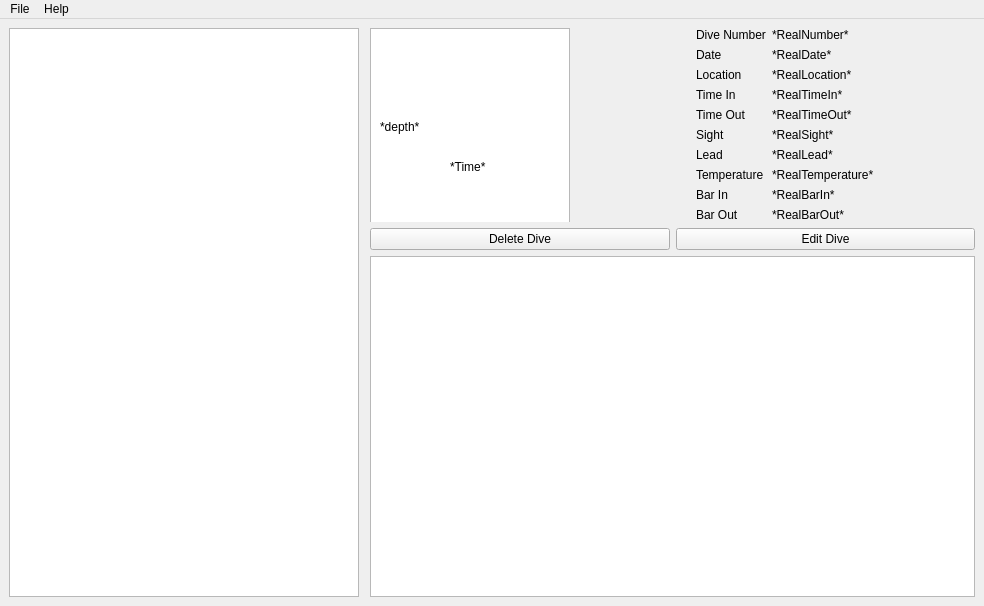
<?xml version="1.0" encoding="UTF-8"?>
<ui version="4.0">
 <class>Logbook</class>
 <widget class="QMainWindow" name="Logbook">
  <property name="geometry">
   <rect>
    <x>0</x>
    <y>0</y>
    <width>984</width>
    <height>606</height>
   </rect>
  </property>
  <property name="minimumSize">
   <size>
    <width>984</width>
    <height>606</height>
   </size>
  </property>
  <property name="windowTitle">
   <string>Logbook</string>
  </property>
  <property name="windowIcon">
   <iconset resource="../res.qrc">
    <normaloff>:/img/icon.png</normaloff>:/img/icon.png</iconset>
  </property>
  <widget class="QWidget" name="centralwidget">
   <layout class="QGridLayout" name="gridLayout">
    <item row="0" column="0" rowspan="2">
     <layout class="QHBoxLayout" name="Left">
      <property name="spacing">
       <number>0</number>
      </property>
      <property name="sizeConstraint">
       <enum>QLayout::SetMinAndMaxSize</enum>
      </property>
      <property name="rightMargin">
       <number>5</number>
      </property>
      <item>
       <widget class="QListWidget" name="ListDives">
        <property name="sizePolicy">
         <sizepolicy hsizetype="Expanding" vsizetype="Expanding">
          <horstretch>0</horstretch>
          <verstretch>0</verstretch>
         </sizepolicy>
        </property>
        <property name="maximumSize">
         <size>
          <width>350</width>
          <height>16777215</height>
         </size>
        </property>
        <property name="baseSize">
         <size>
          <width>350</width>
          <height>0</height>
         </size>
        </property>
       </widget>
      </item>
     </layout>
    </item>
    <item row="0" column="1">
     <layout class="QHBoxLayout" name="horizontalLayout">
      <item>
       <widget class="QFrame" name="frame">
        <property name="frameShape">
         <enum>QFrame::NoFrame</enum>
        </property>
        <property name="frameShadow">
         <enum>QFrame::Raised</enum>
        </property>
        <widget class="QGraphicsView" name="Planner">
         <property name="geometry">
          <rect>
           <x>0</x>
           <y>0</y>
           <width>200</width>
           <height>200</height>
          </rect>
         </property>
         <property name="sizePolicy">
          <sizepolicy hsizetype="Fixed" vsizetype="Fixed">
           <horstretch>0</horstretch>
           <verstretch>0</verstretch>
          </sizepolicy>
         </property>
         <property name="minimumSize">
          <size>
           <width>200</width>
           <height>200</height>
          </size>
         </property>
         <property name="maximumSize">
          <size>
           <width>200</width>
           <height>200</height>
          </size>
         </property>
         <property name="baseSize">
          <size>
           <width>200</width>
           <height>200</height>
          </size>
         </property>
         <property name="styleSheet">
          <string notr="true">background-image: url(:/img/log.png);</string>
         </property>
        </widget>
        <widget class="QLabel" name="IDepth">
         <property name="geometry">
          <rect>
           <x>10</x>
           <y>90</y>
           <width>62</width>
           <height>18</height>
          </rect>
         </property>
         <property name="text">
          <string>*depth*</string>
         </property>
        </widget>
        <widget class="QLabel" name="ITime">
         <property name="geometry">
          <rect>
           <x>80</x>
           <y>130</y>
           <width>62</width>
           <height>18</height>
          </rect>
         </property>
         <property name="text">
          <string>*Time*</string>
         </property>
        </widget>
       </widget>
      </item>
      <item>
       <spacer name="horizontalSpacer">
        <property name="orientation">
         <enum>Qt::Horizontal</enum>
        </property>
        <property name="sizeType">
         <enum>QSizePolicy::Fixed</enum>
        </property>
        <property name="sizeHint" stdset="0">
         <size>
          <width>40</width>
          <height>20</height>
         </size>
        </property>
       </spacer>
      </item>
      <item>
       <layout class="QFormLayout" name="formLayout">
        <item row="0" column="0">
         <widget class="QLabel" name="LNumber">
          <property name="text">
           <string>Dive Number</string>
          </property>
         </widget>
        </item>
        <item row="0" column="1">
         <widget class="QLabel" name="INumber">
          <property name="text">
           <string>*RealNumber*</string>
          </property>
         </widget>
        </item>
        <item row="1" column="0">
         <widget class="QLabel" name="LDate">
          <property name="text">
           <string>Date</string>
          </property>
         </widget>
        </item>
        <item row="1" column="1">
         <widget class="QLabel" name="IDate">
          <property name="text">
           <string>*RealDate*</string>
          </property>
         </widget>
        </item>
        <item row="2" column="0">
         <widget class="QLabel" name="LLocation">
          <property name="text">
           <string>Location</string>
          </property>
         </widget>
        </item>
        <item row="2" column="1">
         <widget class="QLabel" name="ILocation">
          <property name="text">
           <string>*RealLocation*</string>
          </property>
         </widget>
        </item>
        <item row="3" column="0">
         <widget class="QLabel" name="LTimeIn">
          <property name="text">
           <string>Time In</string>
          </property>
         </widget>
        </item>
        <item row="3" column="1">
         <widget class="QLabel" name="ITimeIn">
          <property name="text">
           <string>*RealTimeIn*</string>
          </property>
         </widget>
        </item>
        <item row="4" column="0">
         <widget class="QLabel" name="LTimeOut">
          <property name="text">
           <string>Time Out</string>
          </property>
         </widget>
        </item>
        <item row="4" column="1">
         <widget class="QLabel" name="ITimeOut">
          <property name="text">
           <string>*RealTimeOut*</string>
          </property>
         </widget>
        </item>
        <item row="5" column="0">
         <widget class="QLabel" name="LSight">
          <property name="text">
           <string>Sight</string>
          </property>
         </widget>
        </item>
        <item row="5" column="1">
         <widget class="QLabel" name="ISight">
          <property name="text">
           <string>*RealSight*</string>
          </property>
         </widget>
        </item>
        <item row="6" column="0">
         <widget class="QLabel" name="LLead">
          <property name="text">
           <string>Lead</string>
          </property>
         </widget>
        </item>
        <item row="6" column="1">
         <widget class="QLabel" name="ILead">
          <property name="text">
           <string>*RealLead*</string>
          </property>
         </widget>
        </item>
        <item row="7" column="0">
         <widget class="QLabel" name="LTemperature">
          <property name="text">
           <string>Temperature</string>
          </property>
         </widget>
        </item>
        <item row="7" column="1">
         <widget class="QLabel" name="ITemperature">
          <property name="text">
           <string>*RealTemperature*</string>
          </property>
         </widget>
        </item>
        <item row="8" column="0">
         <widget class="QLabel" name="LBarIn">
          <property name="text">
           <string>Bar In</string>
          </property>
         </widget>
        </item>
        <item row="8" column="1">
         <widget class="QLabel" name="IBarIn">
          <property name="text">
           <string>*RealBarIn*</string>
          </property>
         </widget>
        </item>
        <item row="9" column="0">
         <widget class="QLabel" name="LBarOut">
          <property name="text">
           <string>Bar Out</string>
          </property>
         </widget>
        </item>
        <item row="9" column="1">
         <widget class="QLabel" name="IBarOut">
          <property name="text">
           <string>*RealBarOut*</string>
          </property>
         </widget>
        </item>
       </layout>
      </item>
     </layout>
    </item>
    <item row="1" column="1">
     <layout class="QVBoxLayout" name="verticalLayout">
      <item>
       <layout class="QHBoxLayout" name="Buttons">
        <item>
         <widget class="QPushButton" name="Delete">
          <property name="text">
           <string>Delete Dive</string>
          </property>
         </widget>
        </item>
        <item>
         <widget class="QPushButton" name="Edit">
          <property name="text">
           <string>Edit Dive</string>
          </property>
         </widget>
        </item>
       </layout>
      </item>
      <item>
       <widget class="QTextBrowser" name="INotes"/>
      </item>
     </layout>
    </item>
   </layout>
  </widget>
  <widget class="QMenuBar" name="menubar">
   <property name="geometry">
    <rect>
     <x>0</x>
     <y>0</y>
     <width>984</width>
     <height>25</height>
    </rect>
   </property>
   <widget class="QMenu" name="menuFile">
    <property name="title">
     <string>File</string>
    </property>
    <addaction name="AddDive"/>
    <addaction name="Stats"/>
    <addaction name="separator"/>
    <addaction name="Quit"/>
   </widget>
   <widget class="QMenu" name="menuHelp">
    <property name="title">
     <string>Help</string>
    </property>
    <addaction name="About"/>
    <addaction name="License"/>
   </widget>
   <addaction name="menuFile"/>
   <addaction name="menuHelp"/>
  </widget>
  <action name="AddDive">
   <property name="text">
    <string>Add Dive</string>
   </property>
  </action>
  <action name="Stats">
   <property name="text">
    <string>View Statistics</string>
   </property>
  </action>
  <action name="Quit">
   <property name="text">
    <string>Quit</string>
   </property>
  </action>
  <action name="About">
   <property name="text">
    <string>About</string>
   </property>
  </action>
  <action name="License">
   <property name="text">
    <string>License</string>
   </property>
  </action>
 </widget>
 <resources>
  <include location="../res.qrc"/>
 </resources>
 <connections/>
</ui>
